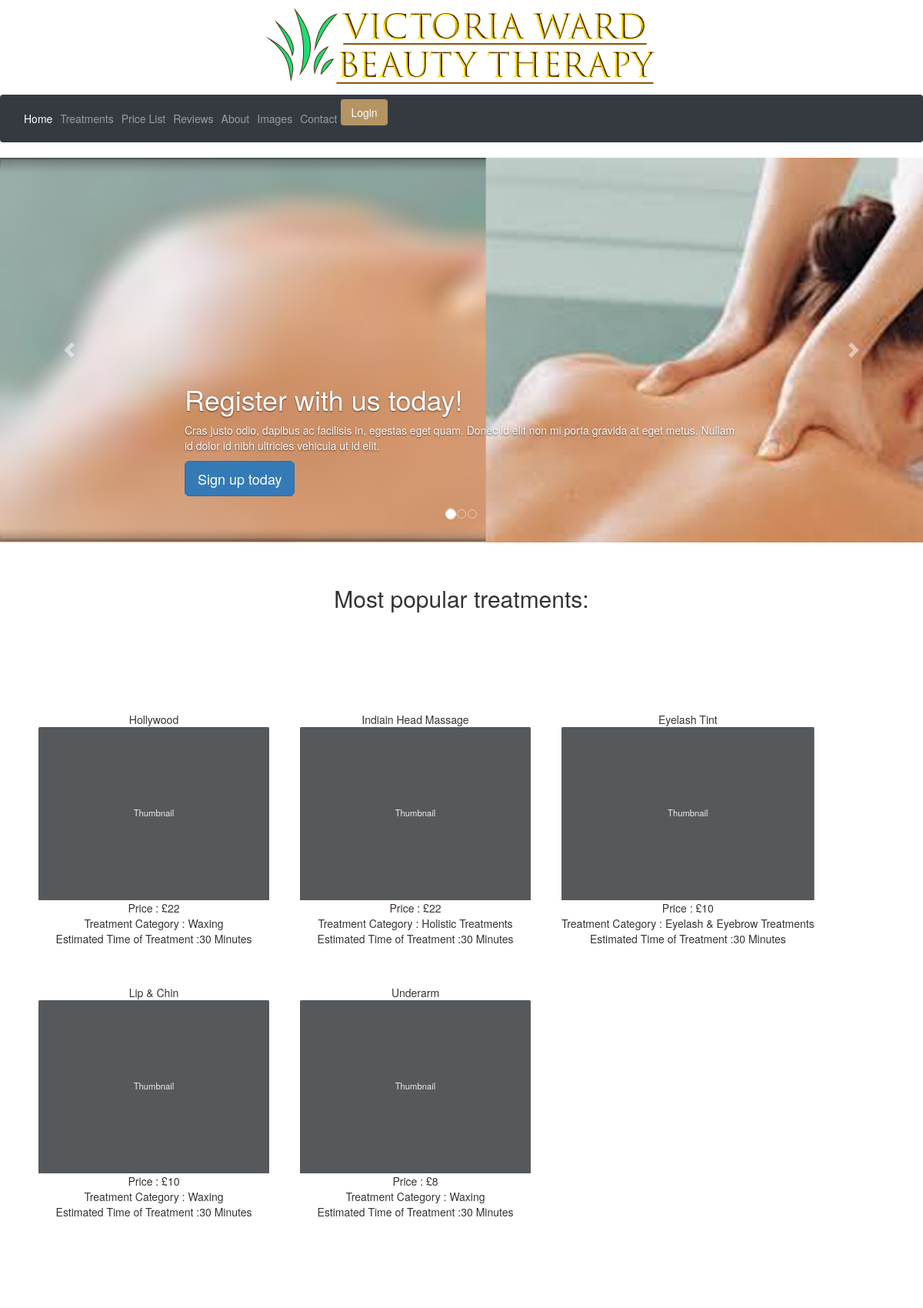
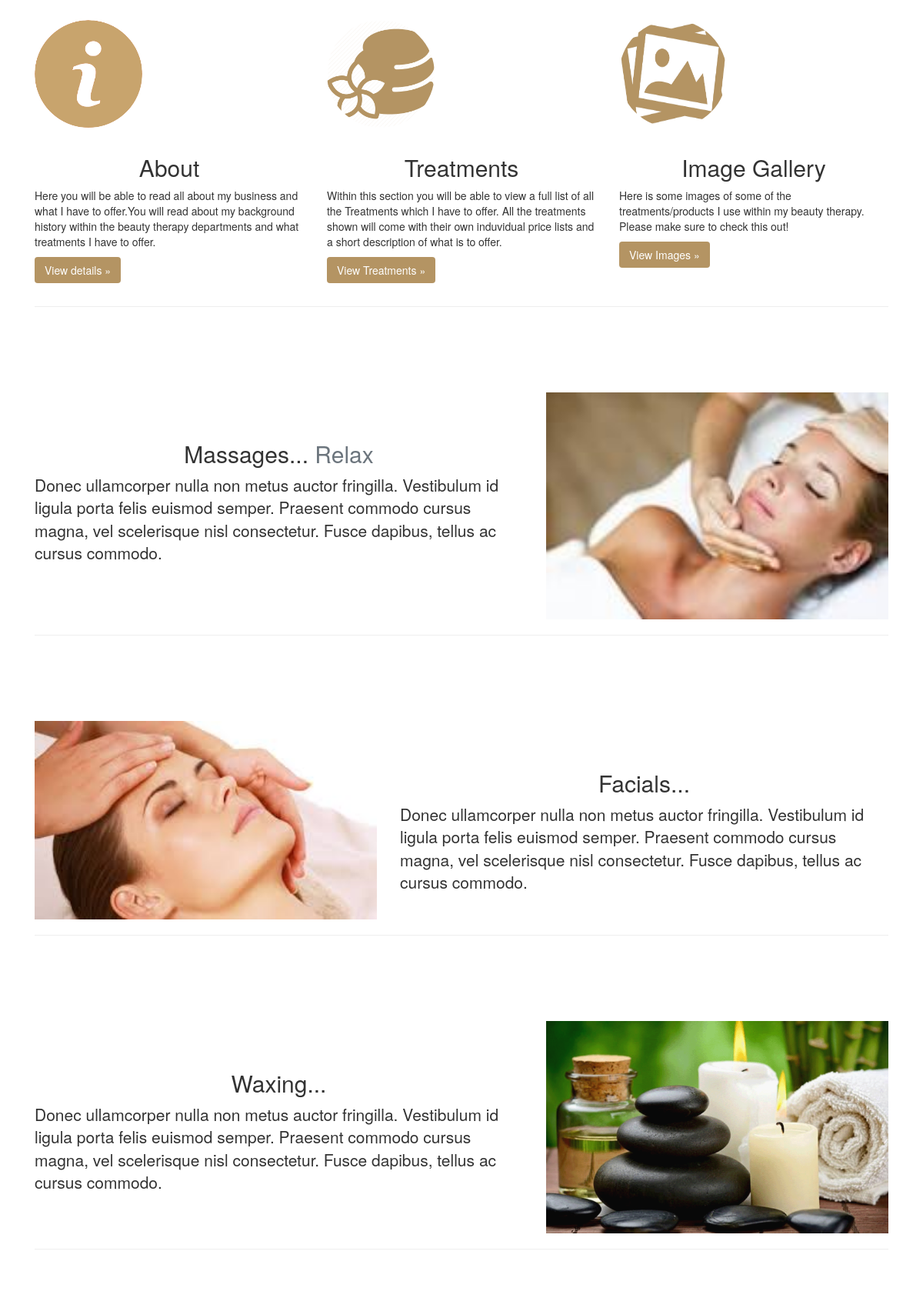
Screenshot of /websites/default/public/VictoriaWardBeauty-public/index.php (upper part) with the database file from the repository (2 pictures, top to bottom).
### tables this page shows
CREATE TABLE `purchaseditems` (
  `idpurchaseditems` int(11) NOT NULL AUTO_INCREMENT,
  `Treatment_name` varchar(45) DEFAULT NULL,
  `price` varchar(45) DEFAULT NULL,
  `Category` varchar(45) DEFAULT NULL,
  `Estimated_Time` varchar(45) DEFAULT NULL,
  `username` varchar(45) DEFAULT NULL,
  `DateOfBooking` varchar(45) DEFAULT NULL,
  `TreatmentTime` varchar(45) DEFAULT NULL,
  `status` varchar(45) DEFAULT NULL,
  PRIMARY KEY (`idpurchaseditems`)
);

### websites/default/public/VictoriaWardBeauty-public/index.php (the view, shortened to what this page needs)
<?php
require 'header.php';
?>
    <div class="container marketing">
<?php
$topfive = $pdo->query('SELECT  * ,
             COUNT("Treatment_name") as a
    FROM     purchaseditems
    WHERE status = "approved"
    GROUP BY Treatment_name
    ORDER BY a DESC
    LIMIT    5
');
?>
  <h2 style="text-align:center; margin-top:5%;">Most popular treatments:</h2>
<div class="recommended">
<div class="row">
<?php
foreach ($topfive as $row){
echo '<ul>'.
'<li>'.$row['Treatment_name'].'</li>';
echo ' <svg class="bd-placeholder-img card-img-top" width="85%" height="225" xmlns="http://www.w3.org/2000/svg" preserveAspectRatio="xMidYMid slice" focusable="false" role="img" aria-label="Placeholder: Thumbnail"><title>Placeholder</title><rect class="rectimg" width="100%" height="100%" fill="#55595c"/><text x="50%" y="50%" fill="#eceeef" dy=".3em">Thumbnail</text></svg>
';
echo '<li> Price : £'.$row['price'].'</li>';
echo '<li> Treatment Category : '.$row['Category'].'</li>';
echo '<li> Estimated Time of Treatment :'.$row['Estimated_Time'].'</li>';
echo '</ul>';
}
?>
</div>
</div>
      <div class="row">
        <div class="col-lg-4">
          <img src="images/about.png" class="bd-placeholder-img rounded-circle" width="140" height="140" xmlns="http://www.w3.org/2000/svg" preserveAspectRatio="xMidYMid slice" focusable="false" role="img" aria-label="Placeholder: ">
          <h2>About</h2>
          <p>Here you will be able to read all about my business and what I have to offer.You will read about my background history within the beauty therapy departments and what treatments I have to offer.</p>
          <p><a class="btn" href="about.php" role="button">View details &raquo;</a></p>
        </div>
        <div class="col-lg-4">
          <img src="images/treatment.png" class="bd-placeholder-img rounded-circle" width="140" height="140" xmlns="http://www.w3.org/2000/svg" preserveAspectRatio="xMidYMid slice" focusable="false" role="img" aria-label="Placeholder: ">
          <h2>Treatments</h2>
          <p>Within this section you will be able to view a full list of all the Treatments which I have to offer. All the treatments shown will come with their own induvidual price lists and a short description of what is to offer.</p>
          <p><a class="btn " href="treatments.php" role="button">View Treatments &raquo;</a></p>
        </div>
        <div class="col-lg-4">
          <img src="images/img.png" class="bd-placeholder-img rounded-circle" width="140" height="140" xmlns="http://www.w3.org/2000/svg" preserveAspectRatio="xMidYMid slice" focusable="false" role="img" aria-label="Placeholder: ">
          <h2>Image Gallery</h2>
          <p>Here is some images of some of the treatments/products I use within my beauty therapy. Please make sure to check this out!</p>
          <p><a class="btn" href="gallery.php" role="button">View Images &raquo;</a></p>
        </div>
      </div>
      <hr class="featurette-divider">
      <div class="row featurette">
        <div class="col-md-7">
          <h2 class="featurette-heading">Massages... <span class="text-muted">Relax</span></h2>
          <p class="lead">Donec ullamcorper nulla non metus auctor fringilla. Vestibulum id ligula porta felis euismod semper. Praesent commodo cursus magna, vel scelerisque nisl consectetur. Fusce dapibus, tellus ac cursus commodo.</p>
        </div>
        <div class="col-md-5">
          <img class="bd-placeholder-img bd-placeholder-img-lg featurette-image img-fluid mx-auto" width="500" height="500" xmlns="http://www.w3.org/2000/svg" preserveAspectRatio="xMidYMid slice" focusable="false" role="img" aria-label="Placeholder: 500x500" src="images/Facial_image.png"
          />
        </div>
      </div>
      <hr class="featurette-divider">
      <div class="row featurette">
        <div class="col-md-7 order-md-2">
          <h2 class="featurette-heading">Facials... <span class="text-muted"></span></h2>
          <p class="lead">Donec ullamcorper nulla non metus auctor fringilla. Vestibulum id ligula porta felis euismod semper. Praesent commodo cursus magna, vel scelerisque nisl consectetur. Fusce dapibus, tellus ac cursus commodo.</p>
        </div>
        <div class="col-md-5 order-md-1">
          <img class="bd-placeholder-img bd-placeholder-img-lg featurette-image img-fluid mx-auto" width="500" height="500" xmlns="http://www.w3.org/2000/svg" preserveAspectRatio="xMidYMid slice" focusable="false" role="img" aria-label="Placeholder: 500x500" src="images/Facial_image_2.jpg"
          />
        </div>
      </div>
      <hr class="featurette-divider">
      <div class="row featurette">
        <div class="col-md-7">
          <h2 class="featurette-heading">Waxing... <span class="text-muted"></span></h2>
          <p class="lead">Donec ullamcorper nulla non metus auctor fringilla. Vestibulum id ligula porta felis euismod semper. Praesent commodo cursus magna, vel scelerisque nisl consectetur. Fusce dapibus, tellus ac cursus commodo.</p>
        </div>
        <div class="col-md-5">
          <img class="bd-placeholder-img bd-placeholder-img-lg featurette-image img-fluid mx-auto" width="500" height="500" xmlns="http://www.w3.org/2000/svg" preserveAspectRatio="xMidYMid slice" focusable="false" role="img" aria-label="Placeholder: 500x500" src="images/Hot_Stone_image.png"
          />
        </div>
      </div>
      <hr class="featurette-divider">
    </div>
  <?php
require 'footer.php';
  ?>

### websites/default/public/VictoriaWardBeauty-public/style.css (style rules this page uses)
ul { list-style: none; }
h2 { text-align: center; margin-top: 3%; }
.row { margin-top: 10%; }
.row h2 { margin-top: 10%; }
.btn { background-color: #b49463; color: white; }
.recommended { margin-bottom: 50px; }
.recommended ul { list-style-type: none; text-align: center; padding: 20px; margin-bottom: 10px; }

### websites/default/public/VictoriaWardBeauty-public/header.php (style rules this page uses)
.bd-placeholder-img { font-size: 1.125rem; text-anchor: middle; -webkit-user-select: none; -moz-user-select: none; -ms-user-select: none; user-select: none; }
@media (min-width: 768px) { .bd-placeholder-img-lg { font-size: 3.5rem; } }

### rows the page displays
purchaseditems: Treatment_name "Hollywood", price "22", Category "Waxing", Estimated_Time "30 Minutes"
purchaseditems: Treatment_name "Indiain Head Massage", price "22", Category "Holistic Treatments", Estimated_Time "30 Minutes"
purchaseditems: Treatment_name "Eyelash Tint", price "10", Category "Eyelash & Eyebrow Treatments", Estimated_Time "30 Minutes"
purchaseditems: Treatment_name "Lip & Chin", price "10", Category "Waxing", Estimated_Time "30 Minutes"
purchaseditems: Treatment_name "Underarm", price "8", Category "Waxing", Estimated_Time "30 Minutes"
